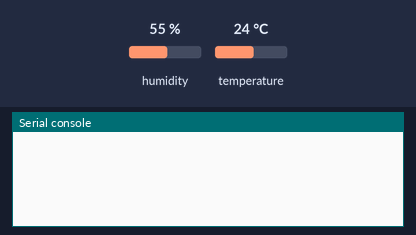
A program run on a simulated ESP32 board running MicroPython. Shown: the last lines printed to the serial console. The inputs (shaded band) are chosen by the test bench; at power-on: humidity 55 %, temperature 24 °C.

Above: at 1.2 s.
1.3 s: humidity set to 22 %
At 3.4 s:
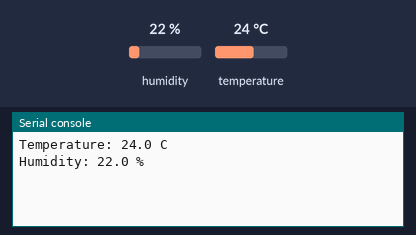
4.3 s: temperature set to 12 °C
At 6.9 s:
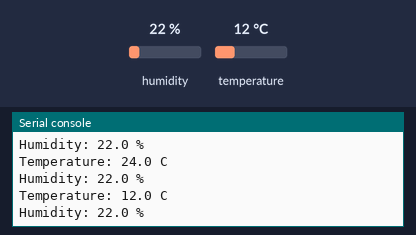
7.3 s: humidity set to 40 %
At 9.2 s:
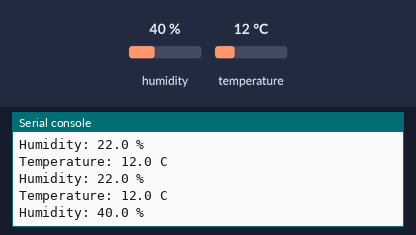

The program:

dht22.py
```python
from machine import Pin
from time import sleep
import dht

sensor = dht.DHT22(Pin(14))

while True:
    sleep(2)
    sensor.measure()
    temp = sensor.temperature()
    hum = sensor.humidity()
    print('Temperature: %3.1f C' %temp)
    print('Humidity: %3.1f %%' %hum)
```

Measured:
- after the input at 1.3 s, the serial console: prints a new line after 0.72 s (image 1)
- after the input at 4.3 s, the serial console: prints a new line after 1.8 s (image 2)
- after the input at 7.3 s, the serial console: prints a new line after 0.79 s (image 3)
